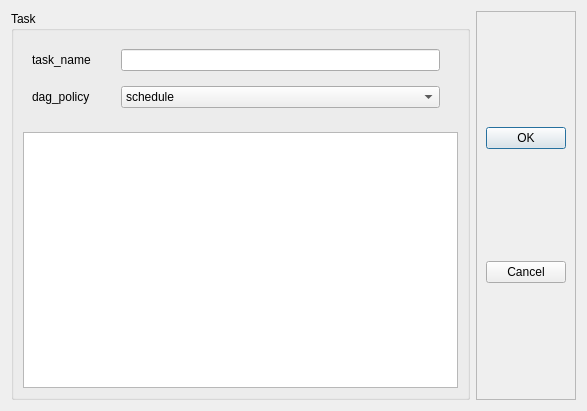
<?xml version="1.0" encoding="UTF-8"?>
<ui version="4.0">
 <class>Dialog</class>
 <widget class="QDialog" name="Dialog">
  <property name="geometry">
   <rect>
    <x>0</x>
    <y>0</y>
    <width>587</width>
    <height>411</height>
   </rect>
  </property>
  <property name="windowTitle">
   <string>Create Task</string>
  </property>
  <layout class="QHBoxLayout" name="horizontalLayout" stretch="7,1">
   <item>
    <widget class="QGroupBox" name="groupBox">
     <property name="title">
      <string>Task</string>
     </property>
     <layout class="QGridLayout" name="gridLayout_3">
      <item row="0" column="0">
       <widget class="QWidget" name="widget" native="true">
        <layout class="QVBoxLayout" name="verticalLayout">
         <item>
          <widget class="QWidget" name="widget_2" native="true">
           <layout class="QHBoxLayout" name="horizontalLayout_2" stretch="2,8">
            <property name="spacing">
             <number>9</number>
            </property>
            <property name="leftMargin">
             <number>0</number>
            </property>
            <property name="topMargin">
             <number>0</number>
            </property>
            <item>
             <widget class="QLabel" name="task_name">
              <property name="text">
               <string>task_name</string>
              </property>
             </widget>
            </item>
            <item>
             <widget class="QLineEdit" name="lineEdit"/>
            </item>
           </layout>
          </widget>
         </item>
         <item>
          <widget class="QWidget" name="widget_3" native="true">
           <layout class="QHBoxLayout" name="horizontalLayout_3" stretch="2,8">
            <property name="spacing">
             <number>9</number>
            </property>
            <property name="leftMargin">
             <number>0</number>
            </property>
            <property name="topMargin">
             <number>0</number>
            </property>
            <item>
             <widget class="QLabel" name="dag_policy">
              <property name="text">
               <string>dag_policy</string>
              </property>
             </widget>
            </item>
            <item>
             <widget class="SearchComboBox" name="DagPolicyText">
              <item>
               <property name="text">
                <string>schedule</string>
               </property>
              </item>
              <item>
               <property name="text">
                <string>timing</string>
               </property>
              </item>
             </widget>
            </item>
           </layout>
          </widget>
         </item>
        </layout>
       </widget>
      </item>
      <item row="1" column="0">
       <widget class="QTreeView" name="treeView"/>
      </item>
     </layout>
    </widget>
   </item>
   <item>
    <widget class="QFrame" name="frame">
     <property name="frameShape">
      <enum>QFrame::StyledPanel</enum>
     </property>
     <property name="frameShadow">
      <enum>QFrame::Raised</enum>
     </property>
     <layout class="QGridLayout" name="gridLayout_2">
      <item row="0" column="0">
       <widget class="QPushButton" name="pushButton">
        <property name="text">
         <string>OK</string>
        </property>
        <property name="icon">
         <iconset>
          <normaloff>../../_imgs/ok.png</normaloff>../../_imgs/ok.png</iconset>
        </property>
       </widget>
      </item>
      <item row="1" column="0">
       <widget class="QPushButton" name="pushButton_2">
        <property name="text">
         <string>Cancel</string>
        </property>
        <property name="icon">
         <iconset>
          <normaloff>../../_imgs/cancel.png</normaloff>../../_imgs/cancel.png</iconset>
        </property>
       </widget>
      </item>
     </layout>
    </widget>
   </item>
  </layout>
 </widget>
 <customwidgets>
  <customwidget>
   <class>SearchComboBox</class>
   <extends>QComboBox</extends>
   <header location="global">..combox_custom.combox_search</header>
  </customwidget>
 </customwidgets>
 <resources/>
 <connections>
  <connection>
   <sender>pushButton</sender>
   <signal>clicked()</signal>
   <receiver>Dialog</receiver>
   <slot>accept()</slot>
   <hints>
    <hint type="sourcelabel">
     <x>547</x>
     <y>107</y>
    </hint>
    <hint type="destinationlabel">
     <x>305</x>
     <y>-11</y>
    </hint>
   </hints>
  </connection>
  <connection>
   <sender>pushButton_2</sender>
   <signal>clicked()</signal>
   <receiver>Dialog</receiver>
   <slot>reject()</slot>
   <hints>
    <hint type="sourcelabel">
     <x>547</x>
     <y>202</y>
    </hint>
    <hint type="destinationlabel">
     <x>222</x>
     <y>-9</y>
    </hint>
   </hints>
  </connection>
  <connection>
   <sender>DagPolicyText</sender>
   <signal>currentTextChanged(QString)</signal>
   <receiver>Dialog</receiver>
   <slot>select_policy()</slot>
   <hints>
    <hint type="sourcelabel">
     <x>266</x>
     <y>125</y>
    </hint>
    <hint type="destinationlabel">
     <x>283</x>
     <y>144</y>
    </hint>
   </hints>
  </connection>
 </connections>
 <slots>
  <slot>select_policy()</slot>
 </slots>
</ui>
